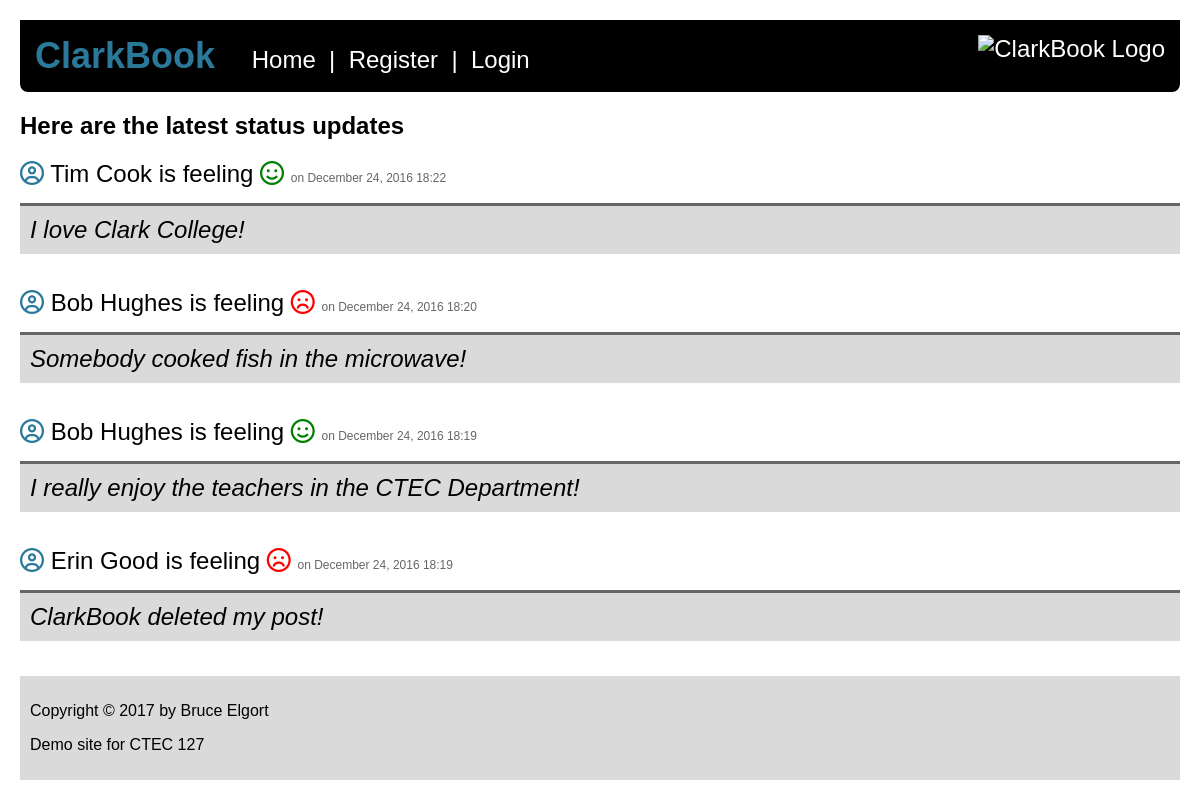
The app's page /clarkbook_new/clarkbook/clarkbook.php with its own data.
### tables this page shows
CREATE TABLE `posts` (
  `id` int(11) NOT NULL,
  `content` varchar(2000) NOT NULL,
  `user_id` int(11) NOT NULL,
  `the_date` timestamp NOT NULL DEFAULT CURRENT_TIMESTAMP ON UPDATE CURRENT_TIMESTAMP,
  `hidden` tinyint(1) NOT NULL,
  `mood` varchar(20) NOT NULL
);

CREATE TABLE `users` (
  `id` int(11) NOT NULL,
  `first_name` varchar(20) NOT NULL,
  `last_name` varchar(20) NOT NULL,
  `email` varchar(60) NOT NULL,
  `password` text NOT NULL,
  `role` varchar(15) NOT NULL
);

### clarkbook_new/clarkbook/clarkbook.php (the view, shortened to what this page needs)
<?php
require_once("includes/header.php");
require_once("includes/nav.php");
?>
<?php
$sql = "SELECT users.first_name,users.last_name,posts.id,posts.the_date,posts.content,posts.mood FROM posts INNER JOIN users ON users.id=posts.user_id WHERE posts.hidden=0 ORDER BY the_date DESC";
$result = $db->query($sql);
$delete = '';
$hidden = '';
if ($result->num_rows == 0){
	echo "<p>There are currently no status updates to display.</p>";
} else {
	echo '<h2>Here are the latest status updates</h2>';
}
while ($row = $result->fetch_assoc()) {
	$mood = strtolower($row['mood']);
	switch ($mood) {
		case 'happy':
			$mood = ' <i class="fa fa-smile-o happy" aria-hidden="true"></i>';
			break;
		case 'sad':
			$mood = ' <i class="fa fa-frown-o sad" aria-hidden="true"></i>';
			break;
	}
	echo '<div class="displaypost">';
	echo '<i class="fa fa-user-circle-o fa-5 icon"></i>' . " " . $row['first_name'] . " " . $row['last_name'] . " is feeling " . $mood . " <span class=\"displaypostdate\">on " . date('F j, Y',strtotime($row['the_date'])) . " " . date("H:i",strtotime($row['the_date'])) . "&nbsp;&nbsp;$delete $hidden</span>";
	echo '<div class="content">' . $row['content'] . "</div>";
	echo "</div>";
}
?>
<?php require_once('includes/footer.php') ?>

### clarkbook_new/clarkbook/includes/header.php (shortened to what this page needs)
<!DOCTYPE html>
<html lang="en">
<head>
	<link href="css/style.css" rel="stylesheet" />
</head>
<body>

### clarkbook_new/clarkbook/includes/nav.php (shortened to what this page needs)
<header>
		<?php
		if(isset($_SESSION['role']) && $_SESSION['role'] == "admin"){
			$isAdmin = "(Administrator)";
			$user_role = '|&nbsp;&nbsp;<a href="admin.php" title="Administrator">Admin</a>';
		} else {
			$user_role = "";
		}
		?>
	<nav>
		<?php
		if(isset($_SESSION['loggedin'])) {
			$logtext = '|&nbsp;&nbsp;<a href="logout.php" title="Logout">Logout</a>&nbsp;&nbsp;';
		} else {
			$logtext = '|&nbsp;&nbsp;<a href="login.php" title="Login">Login</a>&nbsp;&nbsp;';
		}
		if(isset($_SESSION['loggedin'])) {
			$post = '|&nbsp;&nbsp;<a href="post.php" title="Post">Post</a>&nbsp;&nbsp;';
		} else {
			$post = '';
		}
		?>	<span class="clarkbook">ClarkBook</span>
		<a href="clarkbook.php" title="ClarkBook Home">Home</a>&nbsp;&nbsp;|&nbsp;&nbsp;<a href="register.php" title="Register">Register</a>&nbsp;&nbsp;<?php echo $post ?><?php echo $logtext ?><?php echo $user_role ?>
		<img class="logo" src="images/logo.png" alt="ClarkBook Logo" />
	</nav>
</header>

### clarkbook_new/clarkbook/includes/footer.php
<footer>
	<p>Copyright &copy; 2017 by Bruce Elgort</p>
	<p>Demo site for CTEC 127</p>
</footer>
</body>
</html>

### clarkbook_new/clarkbook/css/style.css (style rules this page uses)
body { font-family: Arial; margin:20px; }
nav { font-size:1.5em; background: #000; color:#fff; padding:15px; border-bottom-left-radius: 8px; border-bottom-right-radius: 8px; }
nav a:link { text-decoration: none; color: #fff; }
footer { margin-top:20px; background-color: #dadada; padding:10px; }
.displaypost { font-size:1.5em; margin:15px 0 35px 0; }
.displaypostdate { color:#666666; font-size:.5em; }
.content { background-color: #dadada; padding:10px; margin:15px 0 0 0; font-style: italic; border-top:3px solid #666666; }
.logo { float:right; }
.icon { color:#2A799B; }
.clarkbook { color:#2A799B; margin-right:30px; font-size:1.5em; font-weight: bold; }
.happy { color:green; }
.sad { color:red; }

### records on screen
posts: user.first_name "Tim", user.last_name "Cook", mood "happy" (drawn), the_date "December 24, 2016", the_date "18:22", content "I love Clark College!"
posts: user.first_name "Bob", user.last_name "Hughes", mood "sad" (drawn), the_date "December 24, 2016", the_date "18:20", content "Somebody cooked fish in the microwave!"
posts: user.first_name "Bob", user.last_name "Hughes", mood "happy" (drawn), the_date "December 24, 2016", the_date "18:19", content "I really enjoy the teachers in the CTEC Department!"
posts: user.first_name "Erin", user.last_name "Good", mood "sad" (drawn), the_date "December 24, 2016", the_date "18:19", content "ClarkBook deleted my post!"
